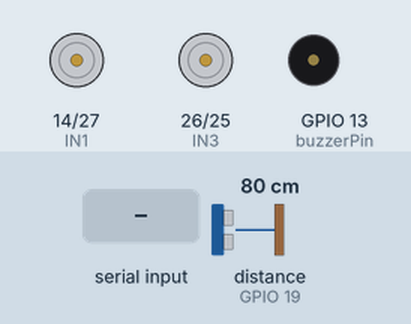
Simulated run of this sketch. Board: ESP32. Parts: motor-driver pin pairs drawn as motors (green arrow = first pin HIGH = forward, orange = second pin HIGH = backward, longer = more drive), buzzer (waves = sounding, pin HIGH). Wiring (inferred from the names in the program): ultrasonic range finder: trigger GPIO 18; echo GPIO 19. Inputs (shaded band) come from the test bench; at power-on: distance to the obstacle (sensor on GPIO 19) 80 cm. The echo pulse lasts 58.3 µs per cm; nothing arrives over Bluetooth unless stated; pins used as bus, display or sensor lines are not drawn; what the sketch prints to the serial monitor is not drawn.

Above: at 1.2 s.
1.3 s: distance to the obstacle (sensor on GPIO 19) set to 17 cm
2.8 s: distance to the obstacle (sensor on GPIO 19) set to 14 cm
At 3.05 s:
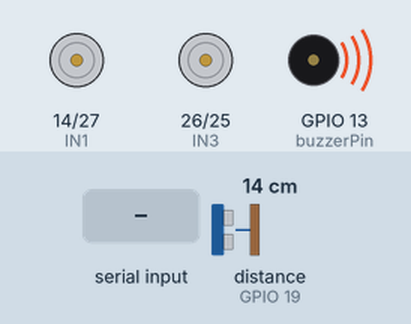
5.8 s: "B" received over the second serial link
At 6.9 s:
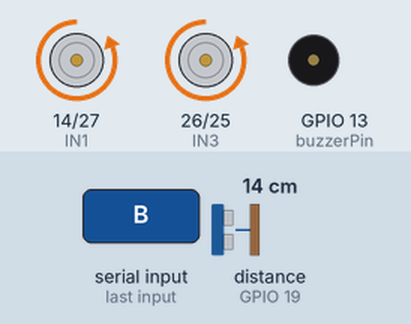
7.3 s: "F" received over the second serial link
At 7.55 s:
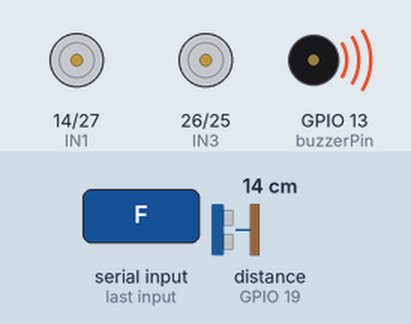
10.3 s: distance to the obstacle (sensor on GPIO 19) set to 18 cm
At 11.5 s:
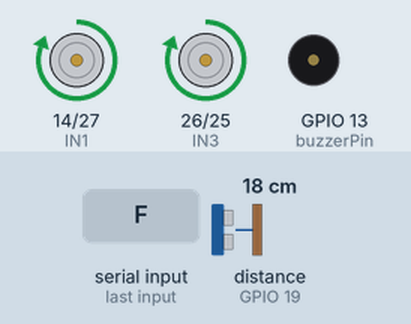
11.8 s: "L" received over the second serial link
At 12.7 s:
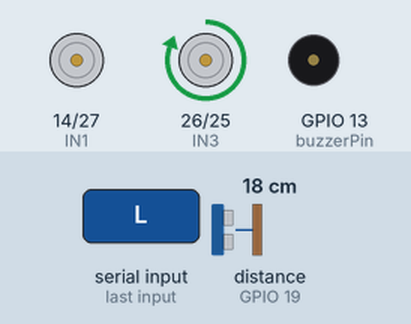
Timing chart, 0 to 14.3 s (numbered marks = the images above; inputs shaded):
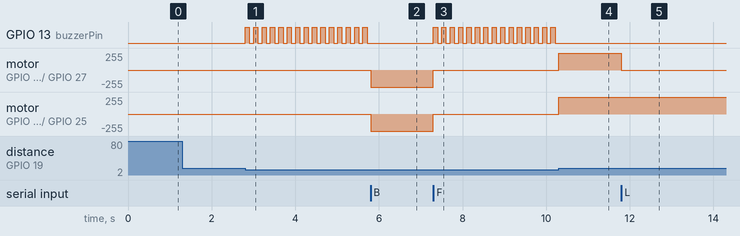

Measured:
- the behaviour switches between 16 and 15 cm on distance to the obstacle (sensor on GPIO 19) (found by bisection; images 0 and 1)
- after the input at 2.8 s, GPIO 13 (buzzerPin): alternates HIGH for 0.10 s and LOW for 0.10 s, starting at once
- after the input at 5.8 s, GPIO 13 (buzzerPin): stops changing and stays LOW; motor on GPIO 14 (IN1) / GPIO 27 (IN2), motor on GPIO 26 (IN3) / GPIO 25 (IN4): stopped → backward 255/255 at once
- after the input at 7.3 s, GPIO 13 (buzzerPin): alternates HIGH for 0.10 s and LOW for 0.10 s, starting at once; motor on GPIO 14 (IN1) / GPIO 27 (IN2), motor on GPIO 26 (IN3) / GPIO 25 (IN4): backward 255/255 → stopped at once
- after the input at 10.3 s, GPIO 13 (buzzerPin): stops changing and stays LOW; motor on GPIO 14 (IN1) / GPIO 27 (IN2), motor on GPIO 26 (IN3) / GPIO 25 (IN4): stopped → forward 255/255 at once
- after the input at 11.8 s, motor on GPIO 14 (IN1) / GPIO 27 (IN2): forward 255/255 → stopped at once

The sketch:

obstaclerccar.ino
```cpp
#include <BluetoothSerial.h>
BluetoothSerial SerialBT;

// Motor driver pins
#define IN1  14
#define IN2  27
#define IN3  26
#define IN4  25

// Ultrasonic sensor pins
#define trigPin 18
#define echoPin 19
const int obstacleDistance = 15; // cm threshold

// Buzzer pin
#define buzzerPin 13

char lastCommand = 'S'; // Default to Stop
bool obstacleDetected = false;

// Buzzer timing variables
unsigned long previousBeepMillis = 0;
bool buzzerState = false;
const int beepInterval = 100; // 100ms interval for buzzer ON/OFF

void setup() {
  Serial.begin(115200);
  SerialBT.begin("Sentron"); // Bluetooth name

  pinMode(IN1, OUTPUT);
  pinMode(IN2, OUTPUT);
  pinMode(IN3, OUTPUT);
  pinMode(IN4, OUTPUT);

  pinMode(trigPin, OUTPUT);
  pinMode(echoPin, INPUT);

  pinMode(buzzerPin, OUTPUT);
  digitalWrite(buzzerPin, LOW); // Buzzer off initially

  stopCar();
}

void loop() {
  // Read obstacle distance
  long distance = getDistance();

  if (distance != -1 && distance < obstacleDistance) {
    obstacleDetected = true;
  } else {
    obstacleDetected = false;
  }

  if (SerialBT.available()) {
    lastCommand = SerialBT.read();
  }

  if (obstacleDetected) {
    if (lastCommand == 'B') {
      moveBackward();
      digitalWrite(buzzerPin, LOW); // No beep for backward
    } else {
      stopCar();
      beepBuzzer(); // Non-blocking beep
    }
  } else {
    handleCommand(lastCommand);
    digitalWrite(buzzerPin, LOW); // Buzzer off when normal
    buzzerState = false;           // Reset buzzer state
  }
}

// Handle normal commands
void handleCommand(char cmd) {
  switch (cmd) {
    case 'F':
      moveForward();
      break;
    case 'B':
      moveBackward();
      break;
    case 'L':
      turnLeft();
      break;
    case 'R':
      turnRight();
      break;
    case 'S':
      stopCar();
      break;
    case 'G':
      forwardRight();
      break;
    case 'H':
      backwardRight();
      break;
    case 'I':
      forwardLeft();
      break;
    case 'J':
      backwardLeft();
      break;
    default:
      stopCar();
      break;
  }
}

// Non-blocking Buzzer function
void beepBuzzer() {
  unsigned long currentMillis = millis();
  if (currentMillis - previousBeepMillis >= beepInterval) {
    previousBeepMillis = currentMillis;
    buzzerState = !buzzerState; // Toggle buzzer state
    digitalWrite(buzzerPin, buzzerState ? HIGH : LOW);
  }
}

// Motor movement functions
void moveForward() {
  digitalWrite(IN1, HIGH);
  digitalWrite(IN2, LOW);
  digitalWrite(IN3, HIGH);
  digitalWrite(IN4, LOW);
}

void moveBackward() {
  digitalWrite(IN1, LOW);
  digitalWrite(IN2, HIGH);
  digitalWrite(IN3, LOW);
  digitalWrite(IN4, HIGH);
}

void turnLeft() {
  digitalWrite(IN1, LOW);
  digitalWrite(IN2, LOW);
  digitalWrite(IN3, HIGH);
  digitalWrite(IN4, LOW);
}

void turnRight() {
  digitalWrite(IN1, HIGH);
  digitalWrite(IN2, LOW);
  digitalWrite(IN3, LOW);
  digitalWrite(IN4, LOW);
}

void stopCar() {
  digitalWrite(IN1, LOW);
  digitalWrite(IN2, LOW);
  digitalWrite(IN3, LOW);
  digitalWrite(IN4, LOW);
}

void forwardRight() {
  digitalWrite(IN1, LOW);
  digitalWrite(IN2, LOW);
  digitalWrite(IN3, HIGH);
  digitalWrite(IN4, LOW);
}

void backwardRight() {
  digitalWrite(IN1, LOW);
  digitalWrite(IN2, LOW);
  digitalWrite(IN3, LOW);
  digitalWrite(IN4, HIGH);
}

void forwardLeft() {
  digitalWrite(IN1, HIGH);
  digitalWrite(IN2, LOW);
  digitalWrite(IN3, LOW);
  digitalWrite(IN4, LOW);
}

void backwardLeft() {
  digitalWrite(IN1, LOW);
  digitalWrite(IN2, HIGH);
  digitalWrite(IN3, LOW);
  digitalWrite(IN4, LOW);
}

// Get distance from ultrasonic sensor
long getDistance() {
  digitalWrite(trigPin, LOW);
  delayMicroseconds(2);
  digitalWrite(trigPin, HIGH);
  delayMicroseconds(10);
  digitalWrite(trigPin, LOW);

  long duration = pulseIn(echoPin, HIGH, 30000); // Timeout 30ms
  if (duration == 0) {
    Serial.println("Ultrasonic sensor timeout!");
    return -1; // Invalid
  }
  long distanceCm = duration * 0.034 / 2;
  Serial.print("Distance: ");
  Serial.println(distanceCm);
  return distanceCm;
}
```
